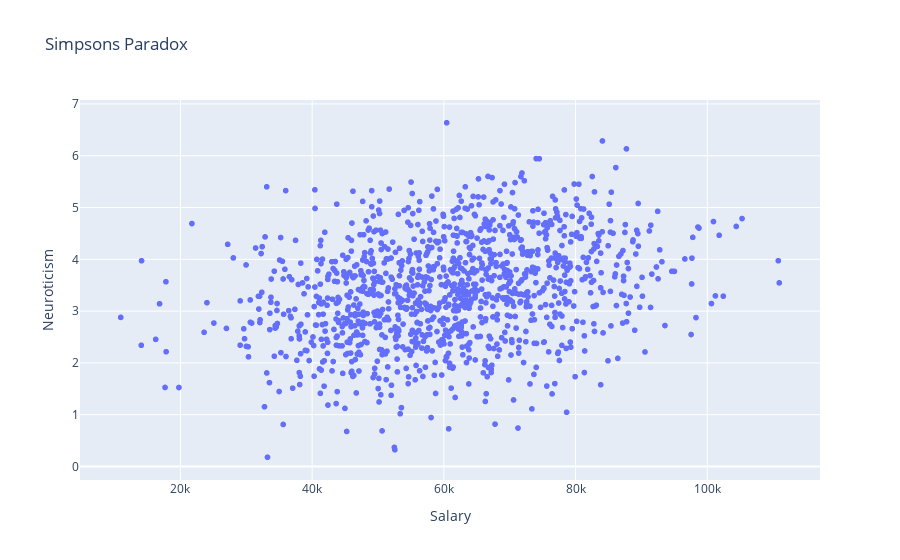

Notebook cell for this chart:
### Code cell
(dataf
  .sample(1200, random_state=42)
  .plot(kind="scatter", x="Salary", y="Neuroticism",
        title="Simpsons Paradox",)
)

### Figure 1 — Plotly figure (JSON) as saved in the notebook; plotly's stock layout.template omitted (floating-point values rounded to 4 significant figures; data arrays with more than 128 entries replaced by an {"elided": "..."} marker saying what was removed)
{"data": [{"hovertemplate": "Salary=%{x}<br>Neuroticism=%{y}<extra></extra>", "legendgroup": "", "marker": {"color": "#636efa", "symbol": "circle"}, "mode": "markers", "name": "", "showlegend": false, "type": "scattergl", "x": {"elided": "1200 float values"}, "xaxis": "x", "y": {"elided": "1200 float values"}, "yaxis": "y"}], "layout": {"legend": {"tracegroupgap": 0}, "title": {"text": "Simpsons Paradox"}, "xaxis": {"anchor": "y", "domain": [0, 1], "title": {"text": "Salary"}}, "yaxis": {"anchor": "x", "domain": [0, 1], "title": {"text": "Neuroticism"}}}}
